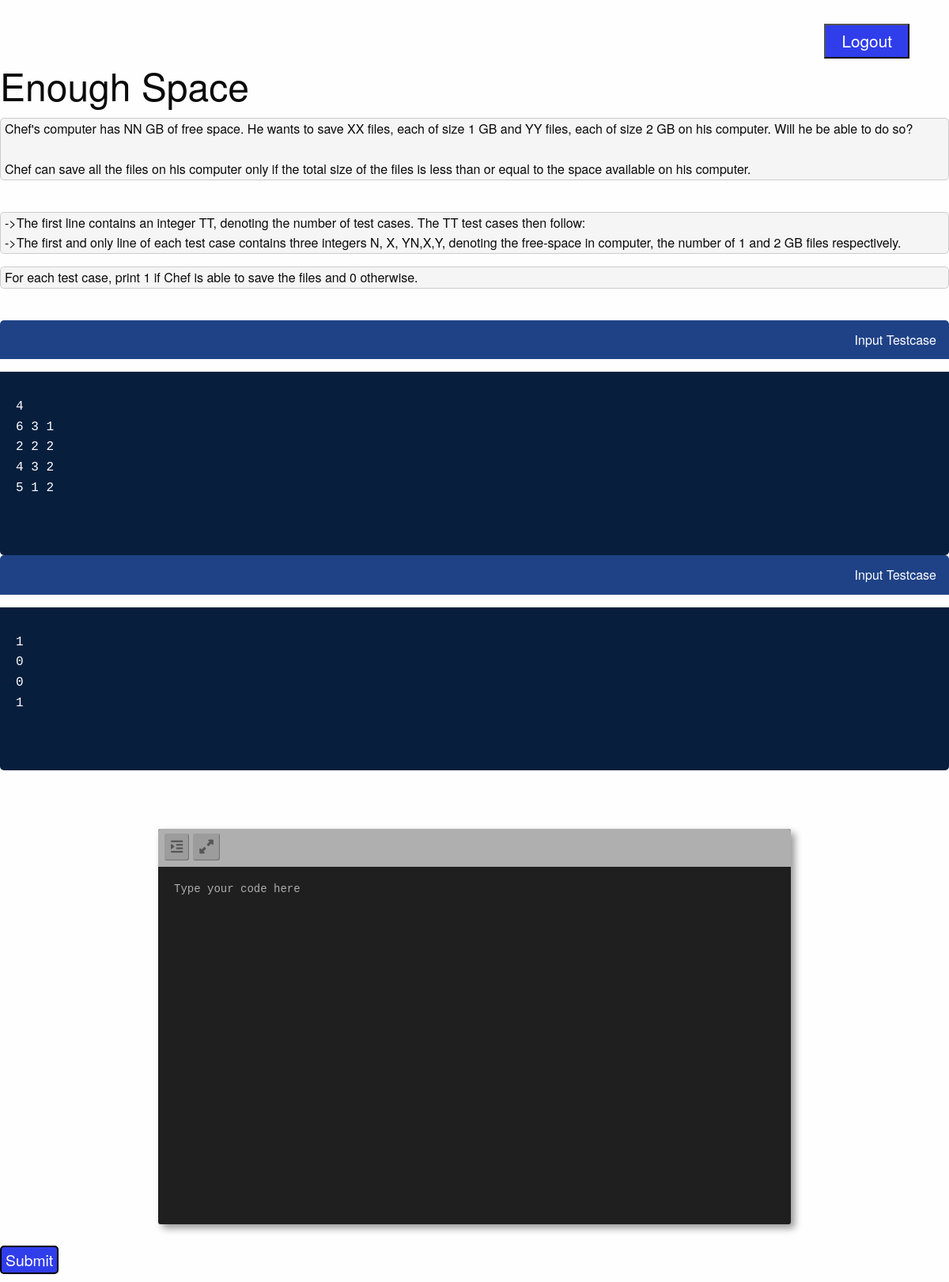
The page /ojmain/problems/2/ (signed in) on the database its author committed.
### ojmain/models.py (models this page shows, shortened)
class Problems(models.Model):
    pcode = models.AutoField(primary_key = True)
    pname = models.CharField(max_length = 255,default='Question Name')
    pdesc = models.TextField()
    difficulty = models.CharField(max_length = 200)
    input_format  = models.TextField()
    output_format = models.TextField()
    input_TC = models.TextField()
    output_TC = models.TextField()
    rating = models.FloatField(default = 0)

### ojmain/views.py (the view, shortened to what this page needs)
# urls.py: path('problems/<int:p_no>/', to_problems.as_view()),
class to_problems(LoginRequiredMixin, View):
    login_url = '/ojmain/'
    def get(self, request, p_no):
        curproblem = Problems.objects.filter(pcode = p_no).values().first()
        dux = Problems.objects.get(pcode = p_no)
        print(dux.pcode)
        return render(request, 'ojmain/problem_statement.html', {'question': dux})

### ojmain/templates/ojmain/problem_statement.html (shortened to what this page needs)
{% load static %}
    <link rel="stylesheet" href="{% static 'ojmain/css/display.css' %}">
    <link rel="stylesheet" href="https://cdn.jsdelivr.net/foundation/6.2.0/foundation.min.css">
    <link rel="stylesheet" href="{% static 'ojmain/css/editor2.css' %}">
    <link rel="stylesheet" href="{% static 'ojmain/css/dracula.css' %}" />
    <link rel="stylesheet" href="{% static 'ojmain/css/copier.css' %}" />
<form id = "logout_form" action="/ojmain/logout">
        <div class = "logout">
            <input type="submit" class = "logbutton" value="Logout">
        </div>
</form>
<div>
        <h1>{{question.pname}}</h1>
        <div class = "problem_state">
            <p class = "boxes">{{question.pdesc|linebreaksbr}}</p>
            <br>
            <p class = "boxes">{{question.input_format|linebreaksbr}}</p>
            <p class = "boxes">{{question.output_format|linebreaksbr}}</p>
            <br>
            <div class="container">
                <p class="testcases" id="language-copy">Input Testcase</p>
                <div class="code-wrapper">
                  <pre>
                            <p id= "send">{{question.input_TC}}</p>
                    </pre>
                </div>
            </div>
            <div class="container">
                <p class="testcases" id="language-copy">Input Testcase</p>
                <div class="code-wrapper">
                  <pre>
                            <p id= "send">{{question.output_TC}}</p>
                    </pre>
                </div>
            </div>
            <br>
        </div>
    <form id = "submit_form" action="/ojmain/problems/{{question.pcode}}/" method="POST">
        <div class = "submission">
                <div class="editor-holder">
                    <ul class="toolbar">
                        <li><a href="#" id="indent" title="Toggle tabs or spaces"><i class="fa fa-indent"></i></a></li>
                        <li><a href="#" id="fullscreen" title="Toggle fullscreen mode"><i class="fa fa-expand"></i></a></li>
                    </ul>
                    <div class="scroller">
                        <textarea name="problem_sol" class="editor allow-tabs">Type your code here</textarea>
                    </div>
                </div>
            <br>
            <input id = "send_sol" type="submit" class = "submit" value="Submit">
        </div>
    </form>
</div>

### ojmain/static/ojmain/css/display.css (style rules this page uses)
textarea { display: block; }
#submit_form { font-size: 1.1em; }
.boxes { padding-left: 5px; background-color: #f5f5f5; border: 1px solid #ccc; border-radius: 5px }
#send_sol { border: 2px solid black; background-color: #303deb; color: white; border-radius: 5px; margin-bottom: 10px; padding: 5px 5px 5px 5px; font-size: 1.1em; }
#logout_form { margin-bottom: 0%; }
.logout { margin-right: 50px; margin-top: 30px; }
.logbutton { float: right; padding: 8px 20px; border-radius: 5px; background-color: #303deb; color: white; font-size: 1.3em; }

### ojmain/static/ojmain/css/editor2.css (style rules this page uses)
.editor-holder { width: 800px; height: 500px; margin-top: 50px; border-radius: 3px; position: relative; top: 0; margin-left: -400px; left: 50%; background: #1f1f1f !important; overflow: auto; box-shadow: 5px 5px 10px 0px rgba(0, 0, 0, 0.4); transition: all 0.5s ease-in-out; }
.editor-holder .toolbar { width: 100%; list-style: none; position: absolute; top: -2px; margin: 0; left: 0; z-index: 3; padding: 8px; background: #afafaf; }
.editor-holder .toolbar li { display: inline-block; }
.editor-holder .toolbar a { line-height: 20px; background: rgba(144, 144, 144, 0.6); color: grey; box-shadow: inset -1px -1px 1px 0px rgba(0, 0, 0, 0.28); display: block; border-radius: 3px; cursor: pointer; }
.editor-holder .toolbar i { color: #565656; padding: 8px; }
.editor-holder textarea, .editor-holder code { width: 100%; height: auto; min-height: 450px; font-size: 14px; border: 0; margin: 0; top: 46px; left: 0; padding: 20px !important; line-height: 21px; position: absolute; font-family: Consolas, Liberation Mono, Courier, monospace; overflow: visible; transition: all 0.5s ease-in-out; }
.editor-holder textarea { background: transparent !important; z-index: 2; height: auto; resize: none; color: #fff; text-shadow: 0px 0px 0px rgba(0, 0, 0, 0); text-fill-color: transparent; -webkit-text-fill-color: transparent; }
pre { white-space: pre-wrap; white-space: -moz-pre-wrap; white-space: -pre-wrap; white-space: -o-pre-wrap; word-wrap: break-word; }

### ojmain/static/ojmain/css/copier.css (style rules this page uses)
* { margin: 0; padding: 0; box-sizing: border-box; }
.testcases { color: white; background-color: #1f4287; padding: 12px 16px; border-radius: 5px 5px 0 0; text-align: right; }
.code-wrapper { position: relative; }
.code-wrapper pre { background-color: #071e3d; color: white; padding: 8px 20px; border-radius: 0 0 5px 5px; }

### rows shown on the page
Problems: pname "Enough Space", pdesc "Chef's computer has NN GB of free space. He wants to save XX files, each of size 1 GB and YY files, each of size 2 GB on his computer. Will he be able to do so? Chef can save all the files on his computer only if the total size of the files is less than or equal to the space available on his computer.", input_format "->The first line contains an integer TT, denoting the number of test cases. The TT test cases then follow: ->The first and only line of each test case contains three integers N, X, YN,X,Y, denoting the free-space in computer, the number of 1 and 2 GB files respectively.", output_format "For each test case, print 1 if Chef is able to save the files and 0 otherwise.", input_TC "4 6 3 1 2 2 2 4 3 2 5 1 2", output_TC "1 0 0 1"
